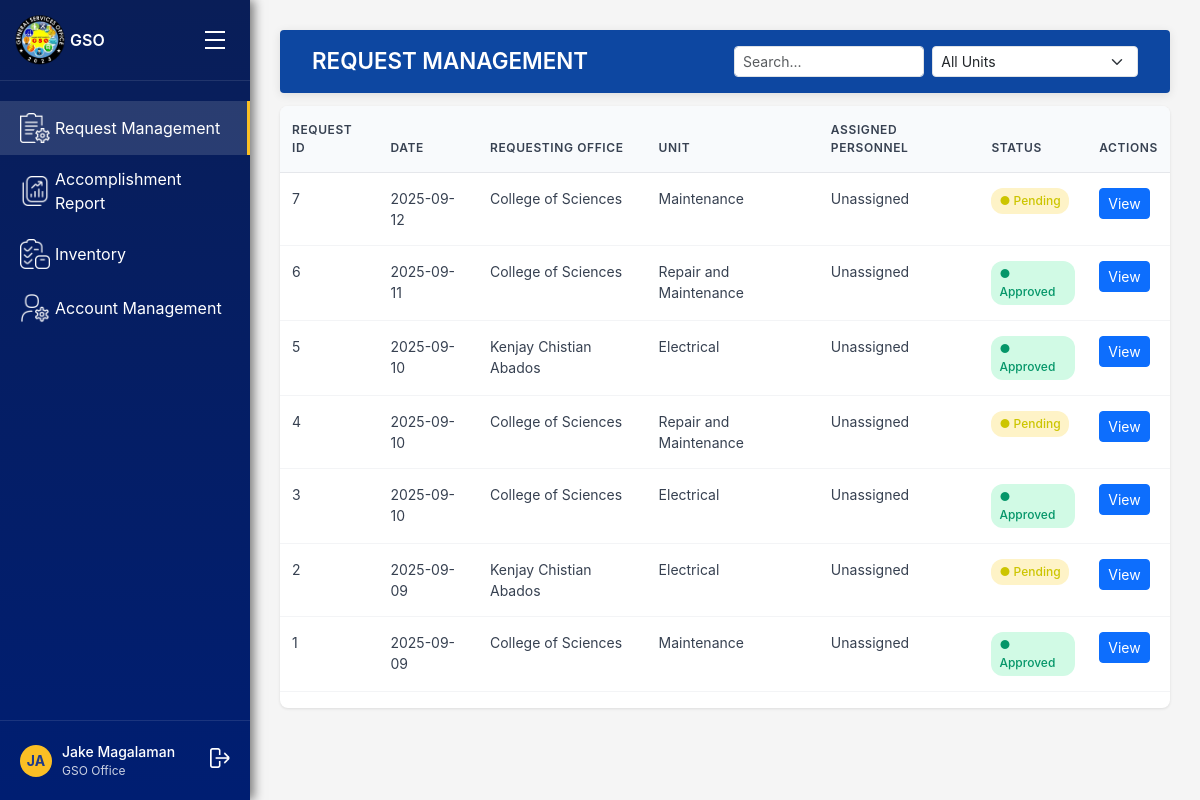
The app's page /requests/gso/ (signed in) with its own data.
### accounts/models.py (models this page shows)
class User(AbstractUser):
    ROLE_CHOICES = [
        ('gso', 'GSO Office'),
        ('unit_head', 'Unit Head'),
        ('personnel', 'Personnel'),
        ('employee', 'Employee'),
    ]
    UNIT_CHOICES = [
        ('admin', 'Admin'),
        ('requestor', 'Requestor'),
        ('maintenance', 'Maintenance'),
        ('electrical', 'Electrical'),
        ('utilities', 'Utilities'),
        ('motorpool', 'Motorpool'),
    ]
    STATUS_CHOICES = [
        ('active', 'Active'),
        ('inactive', 'Inactive'),
    ]
    account_status = models.CharField(max_length=10, choices=STATUS_CHOICES, default='active')
    role = models.CharField(max_length=20, choices=ROLE_CHOICES)
    unit = models.CharField(max_length=50, choices=UNIT_CHOICES, default='unassigned')

### requests/models.py (models this page shows)
class ServiceRequest(models.Model):
    UNIT_CHOICES = [
        ('maintenance', 'Maintenance'),
        ('utility', 'Utility'),
        ('electrical', 'Electrical'),
        ('motorpool', 'Motorpool'),
    ]
    requestor = models.ForeignKey(
        settings.AUTH_USER_MODEL,
        on_delete=models.CASCADE,
        related_name='requests'
    )
    unit = models.CharField(max_length=50, choices=UNIT_CHOICES)
    description = models.TextField()
    status = models.CharField(default='Pending', max_length=20)
    created_at = models.DateTimeField(auto_now_add=True)

### requests/views.py (the view)
# urls.py: path('gso/', views.request_management, name='gso-dashboard'),
@login_required
def request_management(request):
    requests_qs = ServiceRequest.objects.select_related("requestor").all().order_by("-created_at")
    search_query = request.GET.get("user_status")
    if search_query:
        requests_qs = requests_qs.filter(
            requestor__username__icontains=search_query
        )
    unit_filter = request.GET.get("unit")
    if unit_filter:
        requests_qs = requests_qs.filter(unit=unit_filter)
    context = {
        "user_role": request.user.role,
        "requests": requests_qs,
    }
    return render(request, "gso_office/request_management/request_management.html", context)

### templates/gso_office/request_management/request_management.html (shortened to what this page needs)
{% extends "gso_office/gso_base_dashboard.html" %}
{% block main_content %}
<div class="header d-flex align-items-center justify-content-between">
  <h1 class="page-title">REQUEST MANAGEMENT</h1>
  <form method="get" class="d-flex gap-2">
    <input
      type="text"
      name="user_status"
      class="form-control form-control-sm"
      placeholder="Search..."
      value="{{ request.GET.user_status }}"
    >
    <select name="unit" class="form-select form-select-sm" onchange="this.form.submit()">
      <option value="">All Units</option>
    </select>
  </form>
</div>
<div class="table-container table-responsive">
  <table class="table">
    <thead>
      <tr>
        <th>REQUEST ID</th>
        <th>DATE</th>
        <th>REQUESTING OFFICE</th>
        <th>UNIT</th>
        <th>ASSIGNED PERSONNEL</th>
        <th>STATUS</th>
        <th>ACTIONS</th>
      </tr>
    </thead>
    <tbody>
      {% for req in requests %}
      <tr>
        <td>{{ req.id }}</td>
        <td>{{ req.created_at|date:"Y-m-d" }}</td>
        <td>{{ req.requestor.get_full_name|default:req.requestor.username }}</td>
        <td>{{ req.get_unit_display }}</td>
        <td>{{ req.assigned_personnel.get_full_name|default:"Unassigned" }}</td>
        <td>
          {% if req.status == "Pending" %}
            <span class="status-badge status-pending">● Pending</span>
          {% elif req.status == "Approved" %}
            <span class="status-badge status-approved">● Approved</span>
          {% else %}
            <span class="status-badge">{{ req.status }}</span>
          {% endif %}
        </td>
        <td>
          <button class="btn btn-sm btn-primary"
            onclick="openModal('{{ req.id }}', '{{ req.created_at|date:"Y-m-d" }}', '{{ req.requestor.department }}', '{{ req.get_unit_display }}', '{{ req.description|escapejs }}', '{{ req.status }}')">
            View
          </button>
        </td>
      </tr>
      {% empty %}
      <tr>
        <td colspan="7" class="text-center">No requests found.</td>
      </tr>
      {% endfor %}
    </tbody>
  </table>
</div>
{% endblock %}

### templates/gso_office/gso_base_dashboard.html (shortened to what this page needs)
{% load static %}
<!DOCTYPE html>
<html lang="en">
<head>
  <link href="https://cdn.jsdelivr.net/npm/bootstrap@5.3.3/dist/css/bootstrap.min.css" rel="stylesheet">
  <link rel="stylesheet" href="{% static 'css/gso_dashboard.css' %}" />
</head>
<body>
    <div class="sidebar" id="sidebar">
        <div class="logo-section">
            <div class="logo">
                <img src="{% static 'images/gso_logo.png' %}" alt="General Services Office Logo">
            </div>
            <span style="font-weight: 600;">GSO</span>
            <div class="hamburger" id="sidebarToggle">
                <div class="bar"></div>
                <div class="bar"></div>
                <div class="bar"></div>
            </div>
        </div>
    {% url 'request_management' as request_management_url %}
    {% url 'accomplishment_report' as accomplishment_report_url %}
    {% url 'gso_inventory' as gso_inventory_url %}
    {% url 'account_management' as account_management_url %}
    <div class="nav-menu">
        <a href="{{ request_management_url }}" class="nav-link">
            <div class="nav-item {% if request.path == request_management_url or request.path == '/requests/gso/' %}active{% endif %}">
                <div class="nav-icon">
                    <img src="{% static 'images/gso_office/request_icon.png' %}" alt="Request Management">
                </div>
                <span>Request Management</span>
            </div>
        </a>
        <a href="{{ accomplishment_report_url }}" class="nav-link">
            <div class="nav-item {% if request.path == accomplishment_report_url %}active{% endif %}">
                <div class="nav-icon">
                    <img src="{% static 'images/gso_office/report_icon.png' %}" alt="Accomplishment Report">
                </div>
                <span>Accomplishment Report</span>
            </div>
        </a>
        <a href="{{ gso_inventory_url }}" class="nav-link">
            <div class="nav-item {% if request.path == gso_inventory_url %}active{% endif %}">
                <div class="nav-icon">
                    <img src="{% static 'images/unit_head/inventory_icon.png' %}" alt="Inventory">
                </div>
                <span>Inventory</span>
            </div>
        </a>
        <a href="{{ account_management_url }}" class="nav-link">
            <div class="nav-item {% if request.path == account_management_url %}active{% endif %}">
                <div class="nav-icon">
                    <img src="{% static 'images/gso_office/account_icon.png' %}" alt="Account Management">
                </div>
                <span>Account Management</span>
            </div>
        </a>
    </div>
    <div class="user-section">
        <div class="user-avatar">
            {{ user.first_name|default:user.username|slice:":2"|upper }}
        </div>
        <div class="user-info">
            <div class="user-name">{{ user.get_full_name|default:user.username }}</div>
            <div class="user-role">{{ user.get_role_display }}</div>
        </div>
        <div class="logout-icon" style="margin-left: auto; cursor: pointer;">
            <form method="post" action="{% url 'logout' %}" style="display: inline;">
                <button type="submit" style="background: none; border: none; color: inherit; cursor: pointer;">
                    <img src="{% static 'images/logout.png' %}" alt="Logout">
                </button>
            </form>
        </div>
    </div>
</div>
<div class="main-content">
    {% block main_content %}{% endblock %}
</div>
</body>
</html>

### static/css/gso_dashboard.css (style rules this page uses)
* { margin: 0; padding: 0; box-sizing: border-box; }
body { font-family: -apple-system, BlinkMacSystemFont, 'Segoe UI', Roboto, sans-serif; background-color: #f5f5f5; display: flex; min-height: 100vh; }
.sidebar { width: 250px; background: linear-gradient(180deg, #091e58 0%, #001e72 100%); color: white; display: flex; flex-direction: column; position: fixed; height: 100vh; left: 0; top: 0; box-shadow: 4px 0 10px rgba(0, 0, 0, 0.5); transition: width 0.3s ease, transform 0.3s ease; }
.logo-section { padding: 20px; display: flex; align-items: center; gap: 10px; border-bottom: 1px solid rgba(255, 255, 255, 0.1); }
.logo { width: 40px; height: 40px; background: #fbbf24; border-radius: 50%; display: flex; align-items: center; justify-content: center; font-weight: bold; color: #1e3a8a; }
.nav-menu { flex: 1; padding: 20px 0; }
.nav-item { display: flex; align-items: center; padding: 12px 20px; cursor: pointer; transition: background-color 0.2s; gap: 5px; }
.nav-item.active { background-color: rgba(233, 233, 233, 0.15); border-right: 3px solid #fbbf24; }
.nav-icon img { width: 30px; height: auto; object-fit: contain; display: block; }
.nav-link { text-decoration: none; color: inherit; display: block; }
.user-section { padding: 20px; border-top: 1px solid rgba(255, 255, 255, 0.1); display: flex; align-items: center; gap: 10px; }
.user-avatar { width: 32px; height: 32px; background: #fbbf24; border-radius: 50%; display: flex; align-items: center; justify-content: center; font-weight: bold; color: #1e3a8a; font-size: 14px; }
.user-info { flex: 1; }
.user-name { font-size: 14px; font-weight: 500; }
.user-role { font-size: 12px; opacity: 0.8; }
.logout-icon img { width: 20px; height: auto; object-fit: contain; display: block; }
.main-content { flex: 1; margin-left: 250px; padding: 30px; transition: margin-left 0.3s ease; }
.header { position: sticky; top: 0; left: 0; right: 0; z-index: 1100; background: #0d47a1; color: #fff; padding: 1rem 2rem; margin-bottom: 0.8rem; border-radius: 4px; box-shadow: 0 2px 10px rgba(0,0,0,0.1); display: flex; justify-content: space-between; align-items: center; }
.page-title { font-size: 1.4rem; font-weight: 600; margin: 0; color: #fff; }
.header input.form-control-sm, .header select.form-select-sm { min-width: 160px; }
.table-container { background: white; border-radius: 8px; box-shadow: 0 1px 3px rgba(0, 0, 0, 0.1); overflow: hidden; }
.table { width: 100%; border-collapse: collapse; }
.table th { background-color: #f8fafc; padding: 15px 12px; text-align: left; font-weight: 600; font-size: 12px; color: #374151; text-transform: uppercase; letter-spacing: 0.05em; border-bottom: 1px solid #e5e7eb; }
.table td { padding: 15px 12px; border-bottom: 1px solid #f3f4f6; font-size: 14px; color: #374151; }
.status-badge { padding: 4px 8px; border-radius: 12px; font-size: 12px; font-weight: 500; display: inline-block; }
.status-pending { background-color: #fef3c7; color: #ccc500; }
.status-approved { background-color: #d1fae5; color: #059669; }
.logo img { width: 50px; height: auto; }
.hamburger { margin-left: auto; cursor: pointer; padding: 5px; display: flex; flex-direction: column; cursor: pointer; padding: 5px; }
.hamburger .bar { width: 20px; height: 2px; background-color: white; margin: 3px 0; }

### records on screen
User: first_name "JA", get_full_name "Jake Magalaman", role "GSO Office"
ServiceRequest: id "7", created_at "2025-09-12", requestor.get_full_name "College of Sciences", unit "Maintenance", assigned_personnel.get_full_name "Unassigned", status "● Pending"
ServiceRequest: id "6", created_at "2025-09-11", requestor.get_full_name "College of Sciences", unit "Repair and Maintenance", assigned_personnel.get_full_name "Unassigned", status "● Approved"
ServiceRequest: id "5", created_at "2025-09-10", requestor.get_full_name "Kenjay Chistian Abados", unit "Electrical", assigned_personnel.get_full_name "Unassigned", status "● Approved"
ServiceRequest: id "4", created_at "2025-09-10", requestor.get_full_name "College of Sciences", unit "Repair and Maintenance", assigned_personnel.get_full_name "Unassigned", status "● Pending"
ServiceRequest: id "3", created_at "2025-09-10", requestor.get_full_name "College of Sciences", unit "Electrical", assigned_personnel.get_full_name "Unassigned", status "● Approved"
ServiceRequest: id "2", created_at "2025-09-09", requestor.get_full_name "Kenjay Chistian Abados", unit "Electrical", assigned_personnel.get_full_name "Unassigned", status "● Pending"
ServiceRequest: id "1", created_at "2025-09-09", requestor.get_full_name "College of Sciences", unit "Maintenance", assigned_personnel.get_full_name "Unassigned", status "● Approved"
